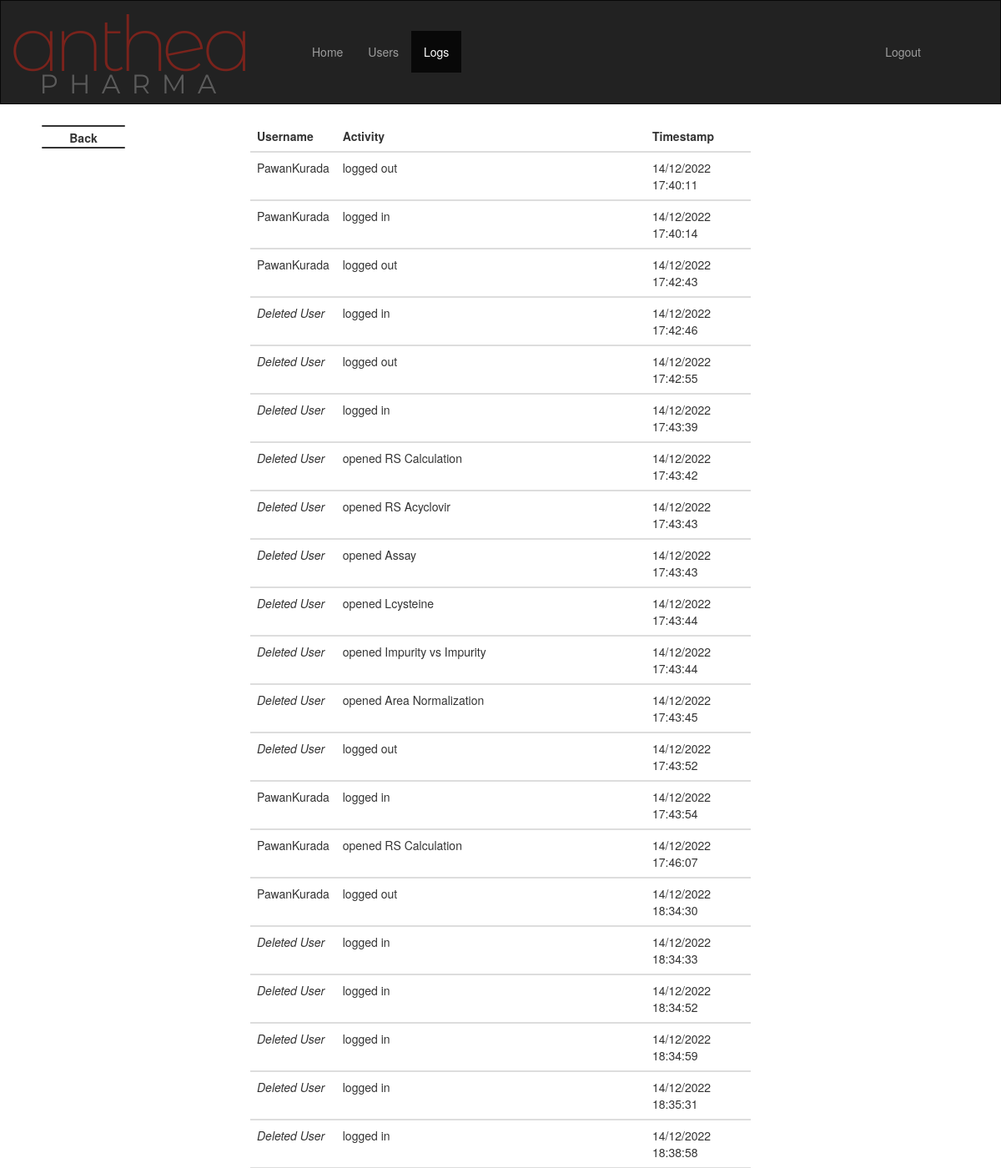
The app's page /logs (signed in, upper part) with its own data.
### imp_calc/models.py (models this page shows, shortened)
class Logs(db.Model):
    id = db.Column(db.Integer, primary_key=True)
    user_id =  db.Column(db.Integer,db.ForeignKey('user.id'))
    activity = db.Column(db.String(length=50),nullable = False)
    dt_string = db.Column(db.String(length=60),nullable = False)

class User(db.Model, UserMixin):
    id = db.Column(db.Integer(),primary_key = True)
    is_activate = db.Column(db.Boolean, default=True)
    username = db.Column(db.String(length=12),nullable = False, unique = True)
    role = db.Column(db.String(length=1),nullable=False)
    password_hash = db.Column(db.String(length=60),nullable = False)
    created_at = db.Column(db.DateTime, nullable = False, default= datetime.utcnow)
    logs = relationship("Logs", backref="UserLogs")
    @property
    def is_active(self):
        return self.is_activate
    @property
    def password(self):
        return self.password

### imp_calc/routes.py (the view)
@app.route('/logs')
def RetrieveLogsList():
    if current_user.role == 'a':
        logs = db.session.query(Logs, User.username).join(User, User.id == Logs.user_id, isouter=True)
    elif current_user.role == 'm':
        logs = db.session.query(Logs, User.username).join(User, User.id == Logs.user_id,  isouter=True).filter(or_(User.role == 'u', User.id == current_user.id))
    else:
        logs = db.session.query(Logs, User.username).join(User, User.id == Logs.user_id, isouter=True).filter(current_user.id == Logs.user_id)
    return render_template('datalogs.html',logs = logs)

### imp_calc/models.py (called while the page is built)
@login_manager.user_loader
def load_user(user_id):
    return User.query.get(int(user_id))

### imp_calc/templates/datalogs.html
{% extends 'admin.html' %}
{% block main %}
<table class="table">
  <thead>
    <tr>
      <th scope="col">Username</th>
      <th scope="col">Activity</th>
      <th scope="col">Timestamp</th>
    </tr>
  </thead>
  {% for log in logs %}
  <tbody>
    <tr>
      {% if log.username!=None %}
      <td>{{log.username}}</td>
      {% else %}
      <td><i>Deleted User</i></td>
      {% endif %}
      <td>{{log.Logs.activity}}</td>
      <td>{{log.Logs.dt_string}}</td>
    </tr>
  </tbody>
  {% endfor %}
</table>
{% endblock %}

### imp_calc/templates/base.html (style rules this page uses)
.table { display: table; margin: auto; width: 50%; margin-top: 20px; margin-bottom: 20px; }

### records on screen
Logs: username "PawanKurada", Logs.activity "logged out", Logs.dt_string "14/12/2022 17:40:11"
Logs: username "PawanKurada", Logs.activity "logged in", Logs.dt_string "14/12/2022 17:40:14"
Logs: username "PawanKurada", Logs.activity "logged out", Logs.dt_string "14/12/2022 17:42:43"
Logs: shows "Deleted User", Logs.activity "logged in", Logs.dt_string "14/12/2022 17:42:46"
Logs: shows "Deleted User", Logs.activity "logged out", Logs.dt_string "14/12/2022 17:42:55"
Logs: shows "Deleted User", Logs.activity "logged in", Logs.dt_string "14/12/2022 17:43:39"
Logs: shows "Deleted User", Logs.activity "opened RS Calculation", Logs.dt_string "14/12/2022 17:43:42"
Logs: shows "Deleted User", Logs.activity "opened RS Acyclovir", Logs.dt_string "14/12/2022 17:43:43"
Logs: shows "Deleted User", Logs.activity "opened Assay", Logs.dt_string "14/12/2022 17:43:43"
Logs: shows "Deleted User", Logs.activity "opened Lcysteine", Logs.dt_string "14/12/2022 17:43:44"
Logs: shows "Deleted User", Logs.activity "opened Impurity vs Impurity", Logs.dt_string "14/12/2022 17:43:44"
Logs: shows "Deleted User", Logs.activity "opened Area Normalization", Logs.dt_string "14/12/2022 17:43:45"
Logs: shows "Deleted User", Logs.activity "logged out", Logs.dt_string "14/12/2022 17:43:52"
Logs: username "PawanKurada", Logs.activity "logged in", Logs.dt_string "14/12/2022 17:43:54"
Logs: username "PawanKurada", Logs.activity "opened RS Calculation", Logs.dt_string "14/12/2022 17:46:07"
Logs: username "PawanKurada", Logs.activity "logged out", Logs.dt_string "14/12/2022 18:34:30"
Logs: shows "Deleted User", Logs.activity "logged in", Logs.dt_string "14/12/2022 18:34:33"
Logs: shows "Deleted User", Logs.activity "logged in", Logs.dt_string "14/12/2022 18:34:52"
Logs: shows "Deleted User", Logs.activity "logged in", Logs.dt_string "14/12/2022 18:34:59"
Logs: shows "Deleted User", Logs.activity "logged in", Logs.dt_string "14/12/2022 18:35:31"
Logs: shows "Deleted User", Logs.activity "logged in", Logs.dt_string "14/12/2022 18:38:58"
